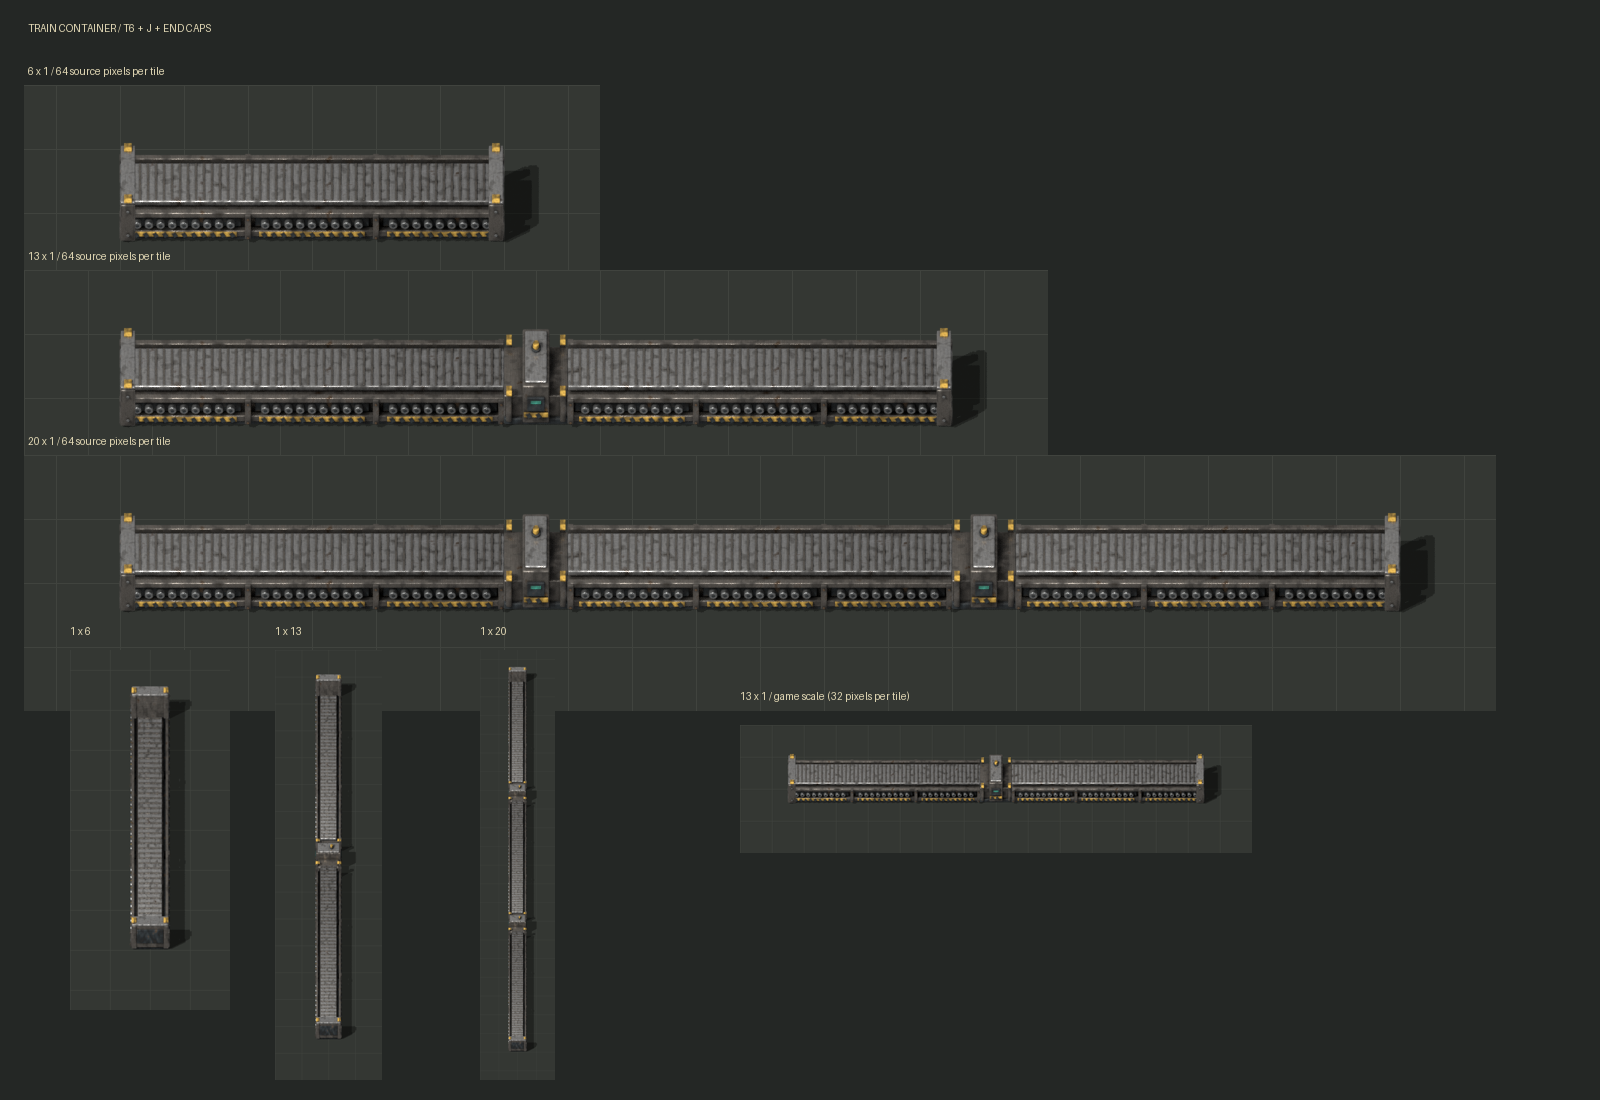

This figure's Python source:
"""Compose exact Lua layer positions for visual QA; requires Python + Pillow.
Run tests/train_loading_graphics.lua first with a manifest output argument.
"""
from pathlib import Path
from collections import defaultdict
import sys
from PIL import Image, ImageDraw

ROOT = Path(__file__).resolve().parents[2]
manifest = Path(sys.argv[1])
groups = defaultdict(list)
for line in manifest.read_text().splitlines():
    orient, length, filename, width, height, x, y, kind = line.split('\t')
    groups[(orient, int(length))].append((filename, int(width), int(height), float(x), float(y), kind))

for (orient, length), layers in groups.items():
    w, h = (length * 64 + 192, 256) if orient == 'wide' else (256, length * 64 + 192)
    canvas = Image.new('RGBA', (w, h), (52, 55, 51, 255))
    draw = ImageDraw.Draw(canvas)
    for x in range(int(w / 2) % 64, w, 64):
        draw.line((x, 0, x, h), fill=(64, 67, 62))
    for y in range(int(h / 2) % 64, h, 64):
        draw.line((0, y, w, y), fill=(64, 67, 62))
    for filename, width, height, x, y, kind in layers:
        sprite = Image.open(ROOT / filename).convert('RGBA')
        assert sprite.size == (width, height), filename
        bbox = sprite.getchannel('A').getbbox()
        assert bbox and bbox[0] > 0 and bbox[1] > 0 and bbox[2] < width and bbox[3] < height, ('clipped', filename, bbox)
        if kind == 'shadow':
            sprite.putalpha(sprite.getchannel('A').point(lambda a: round(a * .35)))
        canvas.alpha_composite(sprite, (round(w / 2 + x * 64 - width / 2), round(h / 2 + y * 64 - height / 2)))
    canvas.convert('RGB').save(ROOT / 'graphics-source/train-loading' / f'preview-{orient}-{length}.png')

sheet = Image.new('RGB', (1600, 1100), (36, 39, 37))
draw = ImageDraw.Draw(sheet)
draw.text((28, 22), 'TRAIN CONTAINER / T6 + J + END CAPS', fill=(225, 215, 180))
for i, length in enumerate((6, 13, 20)):
    im = Image.open(ROOT / f'graphics-source/train-loading/preview-wide-{length}.png')
    draw.text((28, 65 + i * 185), f'{length} x 1 / 64 source pixels per tile', fill=(225, 215, 180))
    sheet.paste(im, (24, 85 + i * 185))
for i, length in enumerate((6, 13, 20)):
    im = Image.open(ROOT / f'graphics-source/train-loading/preview-high-{length}.png')
    im.thumbnail((160, 430))
    sheet.paste(im, (70 + i * 205, 650))
    draw.text((70 + i * 205, 625), f'1 x {length}', fill=(225, 215, 180))
im = Image.open(ROOT / 'graphics-source/train-loading/preview-wide-13.png')
im = im.resize((im.width // 2, im.height // 2), Image.Resampling.LANCZOS)
draw.text((740, 690), '13 x 1 / game scale (32 pixels per tile)', fill=(225, 215, 180))
sheet.paste(im, (740, 725))
sheet.save(ROOT / 'graphics-source/train-loading/preview.png')
print('Validated image sizes/transparent margins and composed Lua layers.')
